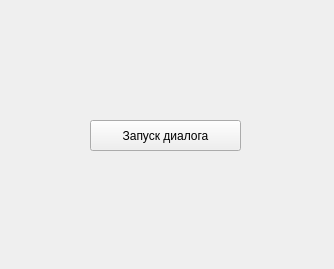
<?xml version="1.0" encoding="UTF-8"?>
<ui version="4.0">
 <class>Widget</class>
 <widget class="QWidget" name="Widget">
  <property name="geometry">
   <rect>
    <x>0</x>
    <y>0</y>
    <width>334</width>
    <height>269</height>
   </rect>
  </property>
  <property name="windowTitle">
   <string>Widget</string>
  </property>
  <widget class="QPushButton" name="pushButton">
   <property name="geometry">
    <rect>
     <x>90</x>
     <y>120</y>
     <width>151</width>
     <height>31</height>
    </rect>
   </property>
   <property name="text">
    <string>Запуск диалога</string>
   </property>
  </widget>
 </widget>
 <resources/>
 <connections/>
</ui>
